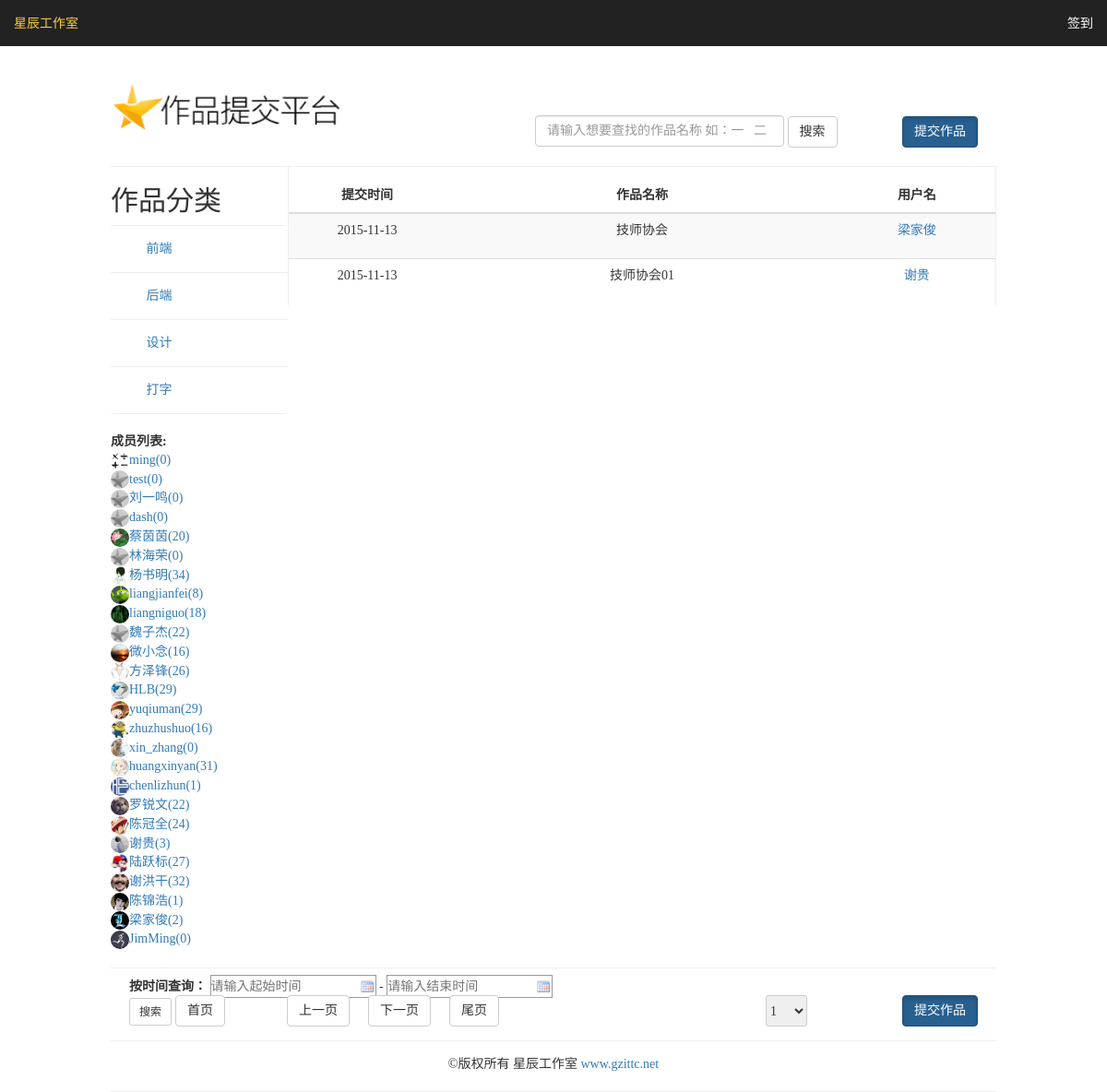
The page /tasks/sections.php?id=2 on the database its author committed.
### tables this page shows
CREATE TABLE IF NOT EXISTS `task_types` (
  `id` int(11) NOT NULL AUTO_INCREMENT,
  `name` varchar(20) NOT NULL,
  PRIMARY KEY (`id`)
);

CREATE TABLE IF NOT EXISTS `users` (
  `id` int(11) NOT NULL AUTO_INCREMENT,
  `username` varchar(50) NOT NULL,
  `password` varchar(50) NOT NULL,
  `role` varchar(10) NOT NULL,
  `star` int(11) NOT NULL,
  `face_url` varchar(200) NOT NULL COMMENT '头像路径',
  PRIMARY KEY (`id`)
);

CREATE TABLE IF NOT EXISTS `tasks` (
  `id` int(11) NOT NULL AUTO_INCREMENT,
  `user_id` int(11) NOT NULL,
  `name` varchar(60) NOT NULL,
  `type_id` int(11) NOT NULL,
  `time` int(11) NOT NULL,
  `download_path` varchar(100) NOT NULL,
  `calendar` date NOT NULL,
  `timestamp` int(11) NOT NULL COMMENT '时间戳',
  `trash` int(11) NOT NULL,
  `downloadTimes` int(11) NOT NULL,
  PRIMARY KEY (`id`)
);

### tasks/sections.php (the view, shortened to what this page needs)
<?php
include('header.php');
?>
<body id="sections">
<?php
include('../top.php');
?>
<?php include('searchForm.php');?>
<section class="cont">
	<?php include('sidebar.php'); ?>
		<div class="right">
			<table class="table table-hover table-striped">
			  <thead>
			    <tr>
			      <th>提交时间</th>
			      <th>作品名称</th>
			      <th>用户名</th>
			    </tr>
			  </thead>
			  <tbody>
<?php
		$valueid = $_GET['id'];
if(!isset($_POST['CalendarnName']) && !isset($_POST['fuzzyText'])){
		$sql = "SELECT *,tasks.id as 'tid' FROM tasks INNER JOIN users ON tasks.user_id=users.id
					WHERE type_id='$valueid'
					ORDER BY `tasks`.`calendar` DESC";
		$result = mysql_query($sql);
		while($user = mysql_fetch_array($result)){
				if($user['timestamp']==0){
					echo "<tr>".'<td>'.$user['calendar'].'</td><td>'.$user['name'].'</td><td><a href="../users/personal.php?userid='.$user['id'].'">'.$user['username'].'</a></td>';
				}
		}
}
?>
		 		   </tbody>
		 		</table>
		 	</div>
		 </section>
<?php
include('footer_01.php');
include('footer.php')
?>

### tasks/sidebar.php
<?php
$sql = "SELECT * FROM users ORDER BY id DESC";
$r = mysql_query($sql);
$sql = "SELECT count(*),user_id FROM tasks WHERE trash = '0' GROUP BY user_id ";
$r2 = mysql_query($sql);
$task = array();
while($row =  mysql_fetch_array($r2)){
	$task[$row["user_id"]] = $row["count(*)"];
}
?>
<div class="left">
			<h2 class="sub-header">作品分类</h2>
				<div class="list-group">
				<?php
					$sql = "SELECT * FROM task_types";
					$result = mysql_query($sql);
					$task_types = array();
					while($user = mysql_fetch_array($result)){
						$task_types[] = $user;
					}
				?>
				<?php foreach ($task_types as $key => $value) { ?>
					<button type="button" class="list-group-item"><a class="displayblock" href="sections.php?id=<?php echo $value['id'] ?>"><?php echo $value['name'] ?></a></button>
				<?php } ?>
				</div>
				<div><b>成员列表:</b></div>
				<div class="list-group">
				<ul>
				<?php
					while($user = mysql_fetch_array($r)){
							if(isset($task[$user["id"]])){
								$num = $task[$user["id"]];
							}else{
								$num =  "0";
							}
							echo "<li><a href='../users/personal.php?userid=".$user["id"]."' title='".$user["username"]."'>";
							if($user['face_url'] != ""){
								echo '<img src="../users/'.$user['face_url'].'" style="width:20px; height:20px; border-radius:20px;"/>';
							}else{
								echo '<img src="../users/img/favicon.png" style="width:20px; height:20px; border-radius:20px;"/>';
							}
							echo $user["username"];
							echo "(".$num.")";
							echo "</li></a>";
					}
				 ?>
				 </ul>
				</div>
		</div>

### tasks/css/index.css (style rules this page uses)
* { margin:0;padding:0; }
ul li { list-style: none; }
body { font-family:'微软雅黑';font-size:14px; }
.page-header,.cont { width: 80%;margin:0 10%;position:relative; }
.left { width: 20%;float:left; }
.list-group-item { border:0px;border-bottom:1px solid #eee;border-top:1px solid #eee;padding: 0; }
.list-group-item a { text-decoration: none; }
.displayblock { display: block;padding: 15px;padding-left: 20%; }
.right { width: 80%;float:right;border-left: 1px solid #eee;border-right: 1px solid #eee; }
.table * { text-align: center; }
.table { margin-bottom: 0; }
.table tr { height: 50px;line-height: 40px; }
.table th:nth-child(1) { width:20%; }
.table th:nth-child(2) { width:50%; }
.table th:nth-child(3) { width:20%; }

### top.php (style rules this page uses)
* { margin: 0; padding: 0; list-style: none; text-decoration: none; color: inherit; }

### rows shown on the page
task_types: name "前端"
task_types: name "后端"
task_types: name "设计"
task_types: name "打字"
users: face_url (picture), username "ming", id "0"
users: username "test", id "0"
users: face_url (picture), username "刘一鸣", id "0"
users: face_url (picture), username "dash", id "0"
users: face_url (picture), username "蔡茵茵", id "20"
users: face_url (picture), username "林海荣", id "0"
users: face_url (picture), username "杨书明", id "34"
users: face_url (picture), username "liangjianfei", id "8"
users: face_url (picture), username "liangniguo", id "18"
users: face_url (picture), username "魏子杰", id "22"
users: face_url (picture), username "微小念", id "16"
users: face_url (picture), username "方泽锋", id "26"
users: face_url (picture), username "HLB", id "29"
users: face_url (picture), username "yuqiuman", id "29"
users: face_url (picture), username "zhuzhushuo", id "16"
users: face_url (picture), username "xin_zhang", id "0"
users: face_url (picture), username "huangxinyan", id "31"
users: face_url (picture), username "chenlizhun", id "1"
users: face_url (picture), username "罗锐文", id "22"
users: face_url (picture), username "陈冠全", id "24"
users: face_url (picture), username "谢贵", id "3"
users: face_url (picture), username "陆跃标", id "27"
users: face_url (picture), username "谢洪干", id "32"
users: face_url (picture), username "陈锦浩", id "1"
users: face_url (picture), username "梁家俊", id "2"
users: face_url (picture), username "JimMing", id "0"
tasks: calendar "2015-11-13", name "技师协会", user.username "梁家俊"
tasks: calendar "2015-11-13", name "技师协会01", user.username "谢贵"

### other values the page prints
form field value "1"
